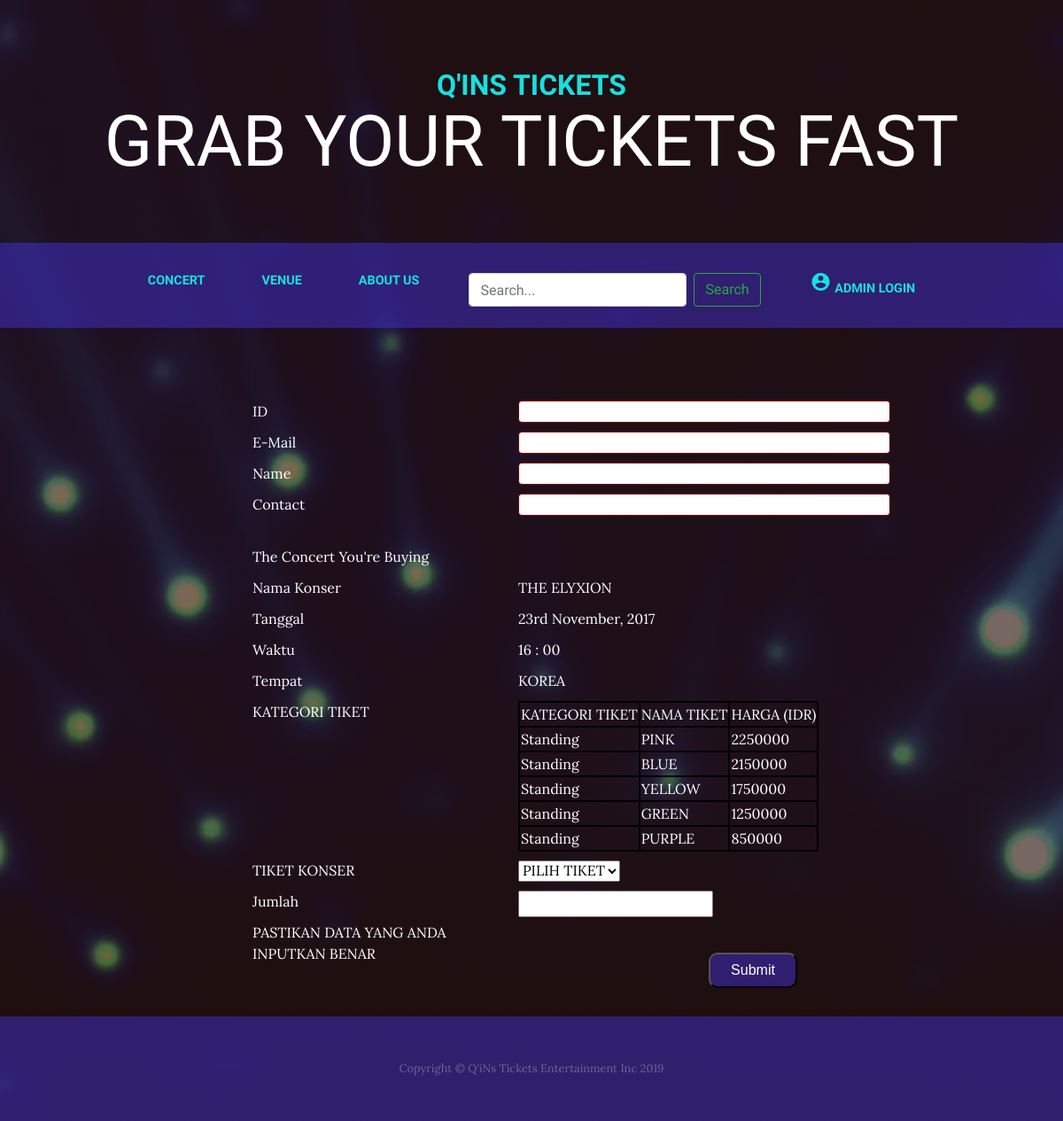
Page /pembelian.php?kodekonser=exo1 on the committed database.
### tables this page shows
CREATE TABLE `konser` (
  `kodekonser` varchar(10) NOT NULL,
  `namakonser` varchar(100) NOT NULL,
  `tanggal` int(11) NOT NULL,
  `waktu` int(11) NOT NULL,
  `poster` varchar(50) NOT NULL,
  `namatempat` varchar(50) NOT NULL,
  `deskripsi` text NOT NULL
);

CREATE TABLE `tiket` (
  `kodetiket` varchar(20) NOT NULL,
  `namatiket` varchar(15) NOT NULL,
  `harga` int(11) NOT NULL,
  `kodekategori` varchar(10) NOT NULL,
  `kodekonser` varchar(10) NOT NULL
);

CREATE TABLE `kategoritiket` (
  `kodekategori` varchar(10) NOT NULL,
  `namakategori` varchar(50) NOT NULL
);

### pembelian.php (the view, shortened to what this page needs)
<?php
  include 'db.php';
    $kodekonser = $_GET['kodekonser'];
    $query3 = "SELECT * FROM konser WHERE kodekonser='$kodekonser'";
    $SQL = mysqli_query($connect, $query3);
    $data = mysqli_fetch_array($SQL);
 ?>
<!DOCTYPE html>
<html lang="en">
<head>
  <link href="vendor/bootstrap/css/bootstrap.min.css" rel="stylesheet">
  <link href="css/business-casual.css" rel="stylesheet">
  <link rel="stylesheet" type="text/css" href="style_pesan.css">
</head>
<body>
  <h1 class="site-heading text-center text-white d-none d-lg-block">
    <span class="site-heading-upper text-primary mb-3">Q'iNs Tickets</span>
    <span class="site-heading-lower">Grab Your Tickets Fast</span>
  </h1>
  <nav class="navbar navbar-expand-lg navbar-dark py-lg-4" id="mainNav">
    <div class="container">
      <div class="collapse navbar-collapse" id="navbarResponsive">
        <ul class="navbar-nav mx-auto">
          <li class="nav-item active px-lg-4">
            <a class="nav-link text-uppercase text-expanded" href="index.php">Concert
            </a>
          </li>
          <li class="nav-item px-lg-4">
            <a class="nav-link text-uppercase text-expanded" href="venue.php">Venue</a>
          </li>
          <li class="nav-item px-lg-4">
            <a class="nav-link text-uppercase text-expanded" href="about.html">About Us</a>
          </li>
          <li class="nav-item px-lg-4">
            <form class="form-inline my-2 my-lg-0"  method="get" action="index.php">
                <input class="form-control mr-sm-2" type="search" placeholder="Search..." aria-label="Search" name="cari" >
                <button class="btn btn-outline-success my-2 my-sm-0" type="submit">Search</button>
            </form>
          </li>
          <li class="nav-item px-lg-4">
            <a class="nav-link text-uppercase text-expanded" href="login.html">
              <i class="large material-icons" >account_circle</i>
              Admin Login
            </a>
          </li>
        </ul>
      </div>
    </div>
  </nav>
<div>
  <br><br><br>
</div>
<form method="post" action="datavalidation.php" name="myForm" onsubmit="return validateForm()">
          <div class="row">
            <div class="col1">
              <label>ID</label>
            </div>
            <div class="col2">
              <input type="text" name="id" >
            </div>
          </div>
          <div class="row">
            <div class="col1">
              <label>E-Mail</label>
            </div>
            <div class="col2">
              <input type="text" name="email" >
            </div>
          </div>
          <div class="row">
            <div class="col1">
              <label>Name</label>
            </div>
            <div class="col2">
              <input type="text" name="name" >
            </div>
          </div>
          <div class="row">
            <div class="col1">
              <label>Contact</label>
            </div>
            <div class="col2">
              <input type="text" name="hp" >
            </div>
          </div>
          <div>
            <br>
          </div>
          <div class="row">
            <div class="col1">
              <label>The Concert You're Buying</label>
            </div>
            <div class="col2">
            </div>
          </div>
          <div class="row">
            <div class="col1">
              <label>Nama Konser</label>
            </div>
            <div class="col2">
             <label><?php echo $data['namakonser']?></label>
            </div>
          </div>
          <div class="row">
            <div class="col1">
              <label>Tanggal</label>
            </div>
            <div class="col2">
              <label><?php echo date("jS F, Y", $data['tanggal']) ?></label>
            </div>
          </div>
          <div class="row">
            <div class="col1">
              <label>Waktu</label>
            </div>
            <div class="col2">
              <label><?php echo date("H : i", $data['waktu']) ?></label>
            </div>
          </div>
          <div class="row">
            <div class="col1">
              <label>Tempat</label>
            </div>
            <div class="col2">
              <label><?php echo $data['namatempat']?></label>
            </div>
          </div>
          <div class="row">
            <div class="col1">
              <label>KATEGORI TIKET</label>
            </div>
            <div class="col2">
              <label>
              <table class="data" border="5" align="center" cellspacing="3">
                  <tr>
                      <td>KATEGORI TIKET</td>
                      <td>NAMA TIKET</td>
                      <td>HARGA (IDR)</td>
                  </tr>
                  <?php
                  include 'db.php';
                   $query1 = "SELECT `tiket`.`namatiket`, `kategoritiket`.`namakategori`, `tiket`.`harga` FROM tiket JOIN kategoritiket ON `tiket`.`kodekategori`=`kategoritiket`.`kodekategori` WHERE `kodekonser`='$kodekonser'";
                   $SQL1 = mysqli_query($connect, $query1);
                      foreach ($SQL1 as $data) {
                        echo "
                          <tr>
                            <td>$data[namakategori]</td>
                            <td>$data[namatiket]</td>
                            <td>$data[harga]</td>
                          </tr>
                        ";
                      }
                  ?>
              </table>
            </label>
            </div>
          </div>
<div>
  <br><br><br>
  <br><br><br>
</div>
          <div class="row">
            <div class="col1">
              <label>TIKET KONSER</label>
            </div>
            <div class="col2">
              <select name="kodetiket" >
                <option>PILIH TIKET</option>
              </select>
            </div>
          </div>
          <div class="row">
            <div class="col1">
              <label>Jumlah</label>
            </div>
            <div class="col2">
              <input type="number" name="jumlah" >
            </div>
          </div>
          <div class="row">
            <div class="col1">
              <label>PASTIKAN DATA YANG ANDA INPUTKAN BENAR</label>
            </div>
            <div class="col2">
            </div>
          </div>
          <div>
             <input type="submit">
          </div>
        </form>
<div>
  <br><br><br>
</div>
  <footer class="footer text-faded text-center py-5">
    <div class="container">
      <p class="m-0 small">Copyright &copy; Q'iNs Tickets Entertainment Inc 2019</p>
    </div>
  </footer>
</body>
</html>

### css/business-casual.css (style rules this page uses)
body { font-family: 'Lora'; background: -webkit-gradient(linear, left top, left bottom, from(rgba(47, 23, 15, 0.65))), url("../img/bg.png"); background: linear-gradient(rgba(47, 23, 15, 0.65)), url("../img/bg.png"); background-attachment: fixed; background-position: center; background-size: cover; }
h1, h2, h3, h4, h5, h6 { font-family: 'Raleway'; }
p { line-height: 1.75; }
.text-faded { color: rgba(255, 255, 255, 0.3); }
.site-heading { margin-top: 5rem; margin-bottom: 5rem; text-transform: uppercase; line-height: 1; font-family: 'Raleway'; }
.site-heading .site-heading-upper { display: block; font-size: 2rem; font-weight: 800; }
.site-heading .site-heading-lower { font-size: 5rem; font-weight: 100; line-height: 4rem; }
#mainNav { background-color: rgba(73, 55, 238, 0.432); font-family: 'Raleway'; }
#mainNav .navbar-nav .nav-item .nav-link { color: #19dfdf ; font-weight: 800; }
#mainNav .navbar-nav .nav-item.active .nav-link { color:#19dfdf ; }
@media (min-width: 992px) { #mainNav .navbar-nav .nav-item .nav-link { font-size: 0.9rem; } }
.footer { background-color: rgba(73, 55, 238, 0.432); }
.text-primary { color: #19dfdf !important; }
.btn { -webkit-box-shadow: 0px 3px 3px 0px rgba(33, 37, 41, 0.1); box-shadow: 0px 3px 3px 0px rgba(33, 37, 41, 0.1); }

### style_pesan.css (style rules this page uses)
form { padding-top: 10px; }
.row { width: 100%; height: 35px; float: center; }
.col1 { width: 25%; float: left; margin-left: 25%; }
.col2 { width: 50%; float: left; margin-left: 0%; }
label { color: white; }
input[type=text],textarea { width: 70%; height: 25px; border: 1px solid maroon; border-radius: 4px; }
input[type=submit] { background-color: rgba(73, 55, 238, 0.432); color: white; width: 100px; height: 40px; border-radius: 10px; font-family: 'Arial Narrow', sans-serif; float: right; text-align: center; margin-right: 25%; }
table, th, td { border : 2px solid black; border-style: double; }

### rows in the picture
konser: namakonser "THE ELYXION", tanggal "23rd November, 2017", waktu "16 : 00", namatempat "KOREA"
tiket: kodekategori.namakategori "Standing", namatiket "PINK", harga "2250000"
tiket: kodekategori.namakategori "Standing", namatiket "BLUE", harga "2150000"
tiket: kodekategori.namakategori "Standing", namatiket "YELLOW", harga "1750000"
tiket: kodekategori.namakategori "Standing", namatiket "GREEN", harga "1250000"
tiket: kodekategori.namakategori "Standing", namatiket "PURPLE", harga "850000"
